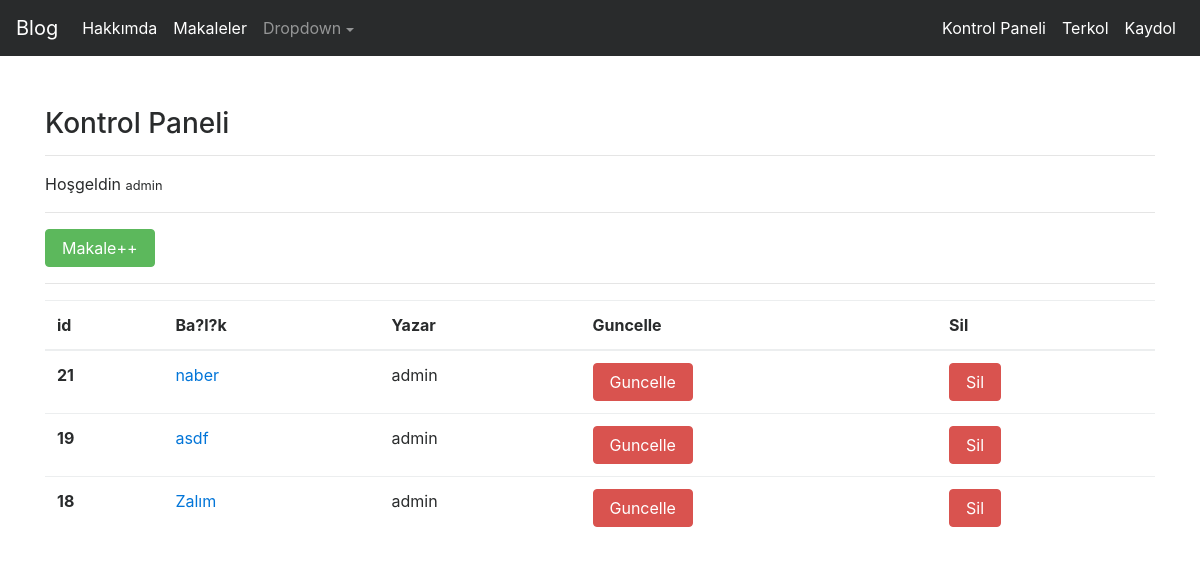
/makale/dashboard/ (signed in), run on the app's committed database.
### makale/models.py (models this page shows, shortened)
class Makale(models.Model):
    yazar = models.ForeignKey("auth.User",on_delete = models.CASCADE,verbose_name = "Yazar")
    baslik = models.CharField(max_length = 50,verbose_name="Başlık")
    icerik = RichTextField()
    olusturmaZamani = models.DateTimeField(auto_now_add = True,verbose_name="Oluşturulma Tarihi")
    article_image = models.FileField(blank = True, null = True,verbose_name="Foto Ekle",upload_to='media/')
    class Meta:
        ordering = ['-olusturmaZamani']

### makale/views.py (the view)
# urls.py: path('dashboard/', views.dashboard, name = "dashboard"),
@login_required(login_url = "user:loginUser")
def dashboard(request):
    makaleler = Makale.objects.filter(yazar = request.user)
    context = {
        "makaleler":makaleler
    }
    return render(request, "dashboard.html",context)

### templates/dashboard.html
{% extends "layout.html" %}
{% block body %}
    <h3>Kontrol Paneli</h3><hr>
    <p>Hoşgeldin <small>{{request.user.username}}</small></p><hr>
    <a class="btn btn-success" href="/makale/makaleekle">Makale++</a><hr>
    {% if makaleler %}
    <table class="table">
      <thead>
        <tr>
          <th scope="col">id</th>
          <th scope="col">Ba?l?k</th>
          <th scope="col">Yazar</th>
          <th scope="col">Guncelle</th>
          <th scope="col">Sil</th>
        </tr>
      </thead>
      <tbody>
        {% for makale in makaleler %}
              <tr>
                  <th scope="row">{{ makale.id }}</th>
                  <td><a href="{% url 'makale:detail' makale.id %}">{{ makale.baslik }}</a></td>
                  <td>{{ makale.yazar.username }}</td>
                  <td><a href="{% url 'makale:update' makale.id %}" class="btn btn-danger">Guncelle</a></td>
                  <td><a href="{% url 'makale:delete' makale.id %}" class="btn btn-danger">Sil</a></td>
              </tr>
        {% endfor %}
      </tbody>
    </table>
    {% else %}
      <div class="alert alert-danger">Yok makale</div>
    {% endif %}
{% endblock  %}

### data on the page
Makale: id "21", baslik "naber", yazar.username "admin"
Makale: id "19", baslik "asdf", yazar.username "admin"
Makale: id "18", baslik "Zalım", yazar.username "admin"

### other printed values
{{ request.user.username }} "admin"
